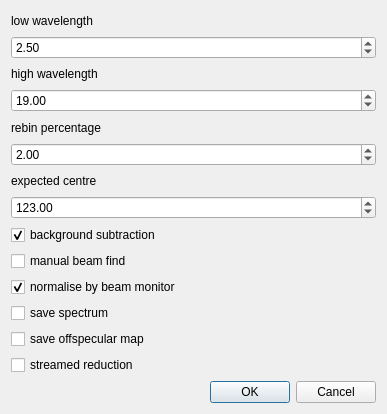
<?xml version="1.0" encoding="UTF-8"?>
<ui version="4.0">
 <class>reduction_options</class>
 <widget class="QDialog" name="reduction_options">
  <property name="geometry">
   <rect>
    <x>0</x>
    <y>0</y>
    <width>387</width>
    <height>414</height>
   </rect>
  </property>
  <property name="windowTitle">
   <string>reduction options</string>
  </property>
  <layout class="QVBoxLayout" name="verticalLayout">
   <item>
    <widget class="QLabel" name="label">
     <property name="text">
      <string>low wavelength</string>
     </property>
    </widget>
   </item>
   <item>
    <widget class="QDoubleSpinBox" name="low_wavelength">
     <property name="specialValueText">
      <string/>
     </property>
     <property name="maximum">
      <double>25.000000000000000</double>
     </property>
     <property name="singleStep">
      <double>0.100000000000000</double>
     </property>
     <property name="value">
      <double>2.500000000000000</double>
     </property>
    </widget>
   </item>
   <item>
    <widget class="QLabel" name="label_2">
     <property name="text">
      <string>high wavelength</string>
     </property>
    </widget>
   </item>
   <item>
    <widget class="QDoubleSpinBox" name="high_wavelength">
     <property name="specialValueText">
      <string/>
     </property>
     <property name="minimum">
      <double>2.000000000000000</double>
     </property>
     <property name="maximum">
      <double>25.000000000000000</double>
     </property>
     <property name="singleStep">
      <double>0.100000000000000</double>
     </property>
     <property name="value">
      <double>19.000000000000000</double>
     </property>
    </widget>
   </item>
   <item>
    <widget class="QLabel" name="label_3">
     <property name="text">
      <string>rebin percentage</string>
     </property>
    </widget>
   </item>
   <item>
    <widget class="QDoubleSpinBox" name="rebin_percent">
     <property name="specialValueText">
      <string/>
     </property>
     <property name="maximum">
      <double>10.000000000000000</double>
     </property>
     <property name="singleStep">
      <double>1.000000000000000</double>
     </property>
     <property name="value">
      <double>2.000000000000000</double>
     </property>
    </widget>
   </item>
   <item>
    <widget class="QLabel" name="label_4">
     <property name="text">
      <string>expected centre</string>
     </property>
    </widget>
   </item>
   <item>
    <widget class="QDoubleSpinBox" name="expected_centre">
     <property name="specialValueText">
      <string/>
     </property>
     <property name="decimals">
      <number>2</number>
     </property>
     <property name="maximum">
      <double>221.000000000000000</double>
     </property>
     <property name="singleStep">
      <double>1.000000000000000</double>
     </property>
     <property name="value">
      <double>123.000000000000000</double>
     </property>
    </widget>
   </item>
   <item>
    <widget class="QCheckBox" name="background_subtraction">
     <property name="text">
      <string>background subtraction</string>
     </property>
     <property name="checked">
      <bool>true</bool>
     </property>
    </widget>
   </item>
   <item>
    <widget class="QCheckBox" name="manual_beam_find">
     <property name="text">
      <string>manual beam find</string>
     </property>
    </widget>
   </item>
   <item>
    <widget class="QCheckBox" name="monitor_normalisation">
     <property name="text">
      <string>normalise by beam monitor</string>
     </property>
     <property name="checked">
      <bool>true</bool>
     </property>
    </widget>
   </item>
   <item>
    <widget class="QCheckBox" name="save_spectrum">
     <property name="text">
      <string>save spectrum</string>
     </property>
    </widget>
   </item>
   <item>
    <widget class="QCheckBox" name="save_offspecular">
     <property name="text">
      <string>save offspecular map</string>
     </property>
    </widget>
   </item>
   <item>
    <widget class="QCheckBox" name="streamed_reduction">
     <property name="text">
      <string>streamed reduction</string>
     </property>
    </widget>
   </item>
   <item>
    <widget class="QDialogButtonBox" name="buttonBox">
     <property name="orientation">
      <enum>Qt::Horizontal</enum>
     </property>
     <property name="standardButtons">
      <set>QDialogButtonBox::Cancel|QDialogButtonBox::Ok</set>
     </property>
    </widget>
   </item>
  </layout>
 </widget>
 <resources/>
 <connections>
  <connection>
   <sender>buttonBox</sender>
   <signal>accepted()</signal>
   <receiver>reduction_options</receiver>
   <slot>accept()</slot>
   <hints>
    <hint type="sourcelabel">
     <x>248</x>
     <y>254</y>
    </hint>
    <hint type="destinationlabel">
     <x>157</x>
     <y>274</y>
    </hint>
   </hints>
  </connection>
  <connection>
   <sender>buttonBox</sender>
   <signal>rejected()</signal>
   <receiver>reduction_options</receiver>
   <slot>reject()</slot>
   <hints>
    <hint type="sourcelabel">
     <x>316</x>
     <y>260</y>
    </hint>
    <hint type="destinationlabel">
     <x>286</x>
     <y>274</y>
    </hint>
   </hints>
  </connection>
 </connections>
</ui>
